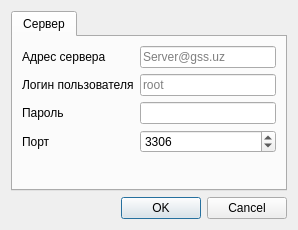
<?xml version="1.0" encoding="UTF-8"?>
<ui version="4.0">
 <class>SettingsDialog</class>
 <widget class="QDialog" name="SettingsDialog">
  <property name="geometry">
   <rect>
    <x>0</x>
    <y>0</y>
    <width>298</width>
    <height>230</height>
   </rect>
  </property>
  <property name="windowTitle">
   <string>Dialog</string>
  </property>
  <layout class="QVBoxLayout" name="verticalLayout">
   <item>
    <widget class="QTabWidget" name="tabWidget">
     <property name="tabPosition">
      <enum>QTabWidget::North</enum>
     </property>
     <property name="tabShape">
      <enum>QTabWidget::Rounded</enum>
     </property>
     <property name="currentIndex">
      <number>0</number>
     </property>
     <widget class="QWidget" name="server_tab">
      <attribute name="title">
       <string>Сервер</string>
      </attribute>
      <layout class="QFormLayout" name="formLayout">
       <item row="0" column="0">
        <widget class="QLabel" name="label">
         <property name="text">
          <string>Адрес сервера</string>
         </property>
         <property name="buddy">
          <cstring>server_hostname_line_edit</cstring>
         </property>
        </widget>
       </item>
       <item row="0" column="1">
        <widget class="QLineEdit" name="server_hostname_line_edit">
         <property name="text">
          <string/>
         </property>
         <property name="placeholderText">
          <string>Server@gss.uz</string>
         </property>
        </widget>
       </item>
       <item row="1" column="0">
        <widget class="QLabel" name="label_2">
         <property name="enabled">
          <bool>true</bool>
         </property>
         <property name="text">
          <string>Логин пользователя</string>
         </property>
         <property name="buddy">
          <cstring>server_login_line_edit</cstring>
         </property>
        </widget>
       </item>
       <item row="1" column="1">
        <widget class="QLineEdit" name="server_login_line_edit">
         <property name="enabled">
          <bool>true</bool>
         </property>
         <property name="text">
          <string/>
         </property>
         <property name="placeholderText">
          <string>root</string>
         </property>
        </widget>
       </item>
       <item row="2" column="0">
        <widget class="QLabel" name="label_3">
         <property name="enabled">
          <bool>true</bool>
         </property>
         <property name="text">
          <string>Пароль</string>
         </property>
         <property name="buddy">
          <cstring>server_password_line_edit</cstring>
         </property>
        </widget>
       </item>
       <item row="2" column="1">
        <widget class="QLineEdit" name="server_password_line_edit">
         <property name="enabled">
          <bool>true</bool>
         </property>
         <property name="text">
          <string/>
         </property>
         <property name="echoMode">
          <enum>QLineEdit::Password</enum>
         </property>
         <property name="clearButtonEnabled">
          <bool>true</bool>
         </property>
        </widget>
       </item>
       <item row="3" column="0">
        <widget class="QLabel" name="label_4">
         <property name="text">
          <string>Порт</string>
         </property>
         <property name="buddy">
          <cstring>server_port_spin_box</cstring>
         </property>
        </widget>
       </item>
       <item row="3" column="1">
        <widget class="QSpinBox" name="server_port_spin_box">
         <property name="maximum">
          <number>99999</number>
         </property>
         <property name="singleStep">
          <number>10</number>
         </property>
         <property name="value">
          <number>3306</number>
         </property>
        </widget>
       </item>
      </layout>
     </widget>
    </widget>
   </item>
   <item>
    <widget class="QDialogButtonBox" name="buttonBox">
     <property name="orientation">
      <enum>Qt::Horizontal</enum>
     </property>
     <property name="standardButtons">
      <set>QDialogButtonBox::Cancel|QDialogButtonBox::Ok</set>
     </property>
     <property name="centerButtons">
      <bool>false</bool>
     </property>
    </widget>
   </item>
  </layout>
 </widget>
 <resources/>
 <connections>
  <connection>
   <sender>buttonBox</sender>
   <signal>accepted()</signal>
   <receiver>SettingsDialog</receiver>
   <slot>accept()</slot>
   <hints>
    <hint type="sourcelabel">
     <x>236</x>
     <y>237</y>
    </hint>
    <hint type="destinationlabel">
     <x>157</x>
     <y>274</y>
    </hint>
   </hints>
  </connection>
  <connection>
   <sender>buttonBox</sender>
   <signal>rejected()</signal>
   <receiver>SettingsDialog</receiver>
   <slot>reject()</slot>
   <hints>
    <hint type="sourcelabel">
     <x>268</x>
     <y>237</y>
    </hint>
    <hint type="destinationlabel">
     <x>286</x>
     <y>274</y>
    </hint>
   </hints>
  </connection>
 </connections>
</ui>
